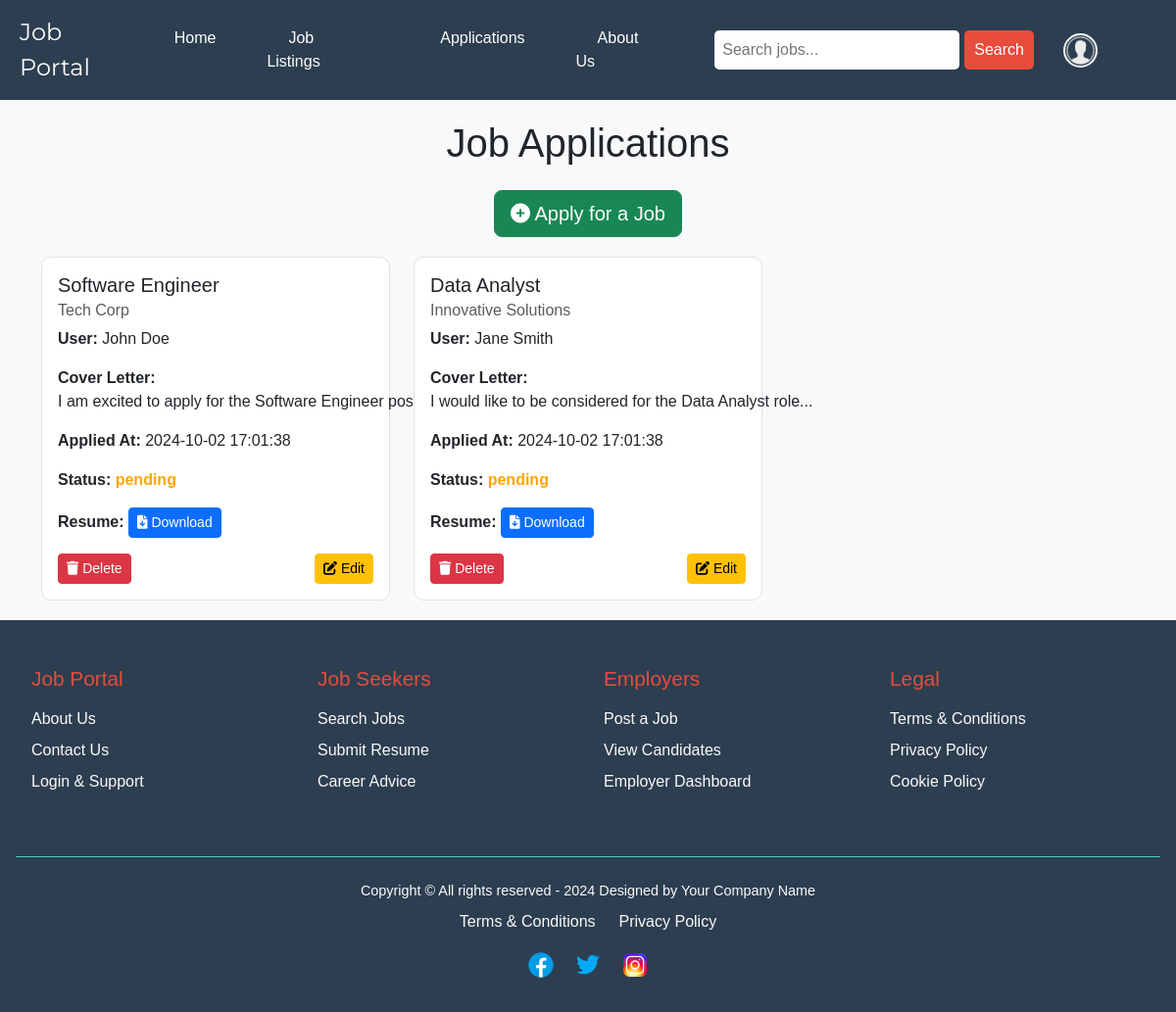
The app's page /applications.php (signed in) with its own data.
### tables this page shows
CREATE TABLE `applications` (
  `application_id` INT(11) NOT NULL AUTO_INCREMENT COMMENT 'Unique ID for each application',
  `user_id` INT(11) NOT NULL COMMENT 'ID of the user applying for the job, references users table',
  `job_id` INT(11) NOT NULL COMMENT 'ID of the job being applied to, references jobs table',
  `cover_letter` TEXT DEFAULT NULL COMMENT 'Optional cover letter submitted with the application',
  `applied_at` TIMESTAMP NOT NULL DEFAULT CURRENT_TIMESTAMP COMMENT 'Timestamp when the application was submitted',
  `status` ENUM('pending', 'reviewed', 'accepted', 'rejected') DEFAULT 'pending' COMMENT 'Status of the job application',
  PRIMARY KEY (`application_id`),
  CONSTRAINT `fk_user_id` FOREIGN KEY (`user_id`) REFERENCES `users`(`id`) ON DELETE CASCADE ON UPDATE CASCADE,
  CONSTRAINT `fk_job_id` FOREIGN KEY (`job_id`) REFERENCES `jobs`(`job_id`) ON DELETE CASCADE ON UPDATE CASCADE,
  INDEX `idx_user_id` (`user_id`),
  INDEX `idx_job_id` (`job_id`)
);

CREATE TABLE `jobs` (
  `job_id` int(11) NOT NULL AUTO_INCREMENT,
  `company_id` int(11) NOT NULL,
  `job_title` varchar(255) NOT NULL,
  `description` text NOT NULL,
  `location` varchar(255) NOT NULL,
  `salary` decimal(10,2) DEFAULT NULL,
  `posted_at` timestamp NOT NULL DEFAULT current_timestamp(),
  PRIMARY KEY (`job_id`),
  FOREIGN KEY (`company_id`) REFERENCES `companies`(`company_id`) ON DELETE CASCADE
);

CREATE TABLE `companies` (
  `company_id` int(11) NOT NULL AUTO_INCREMENT,
  `company_name` varchar(255) NOT NULL,
  `email` varchar(100) NOT NULL UNIQUE,
  `address` text NOT NULL,
  `contact_number` varchar(20) DEFAULT NULL,
  `created_at` timestamp NOT NULL DEFAULT current_timestamp(),
  `updated_at` timestamp NOT NULL DEFAULT current_timestamp() ON UPDATE current_timestamp(),
  PRIMARY KEY (`company_id`)
);

CREATE TABLE `users` (
  `id` int(11) NOT NULL AUTO_INCREMENT,
  `name` varchar(100) NOT NULL,
  `email` varchar(100) NOT NULL UNIQUE,
  `password` varchar(255) NOT NULL,
  `phone_number` varchar(20) DEFAULT NULL,
  `type` tinyint(1) NOT NULL DEFAULT 0 COMMENT '0 for client, 1 for admin',
  `created_at` timestamp NOT NULL DEFAULT current_timestamp(),
  `updated_at` timestamp NOT NULL DEFAULT current_timestamp() ON UPDATE current_timestamp(),
  PRIMARY KEY (`id`)
);

### applications.php (the view, shortened to what this page needs)
<?php
include('navBar.php');
$query = "SELECT a.application_id, a.cover_letter, a.applied_at, a.status,
                 u.name AS user_name, j.job_title, c.company_name, a.resume_file
          FROM applications a
          JOIN users u ON a.user_id = u.id
          JOIN jobs j ON a.job_id = j.job_id
          JOIN companies c ON a.company_id = c.company_id";
$result = mysqli_query($con, $query);
?>
<!DOCTYPE html>
<html lang="en">
<head>
    <link rel="stylesheet" href="https://cdnjs.cloudflare.com/ajax/libs/font-awesome/6.0.0-beta3/css/all.min.css">
    <link rel="stylesheet" href="https://cdnjs.cloudflare.com/ajax/libs/bootstrap/5.3.0/css/bootstrap.min.css">
</head>
<body>
<div class="container">
    <h1 class="text-center mb-4">Job Applications</h1>
    <div class="text-center apply-button">
        <a href="apply.php" class="btn btn-success btn-lg">
            <i class="fas fa-plus-circle"></i> Apply for a Job
        </a>
    </div>
    <div class="row">
        <?php while ($row = mysqli_fetch_assoc($result)) : ?>
            <div class="col-md-4">
                <div class="card">
                    <div class="card-body">
                        <h5 class="card-title"><?php echo htmlspecialchars($row['job_title']); ?></h5>
                        <h6 class="card-subtitle mb-2 text-muted"><?php echo htmlspecialchars($row['company_name']); ?></h6>
                        <p class="card-text"><strong>User:</strong> <?php echo htmlspecialchars($row['user_name']); ?></p>
                        <p class="card-text"><strong>Cover Letter:</strong> <span class="cover-letter" title="<?php echo htmlspecialchars($row['cover_letter']); ?>"><?php echo htmlspecialchars($row['cover_letter']); ?></span></p>
                        <p class="card-text"><strong>Applied At:</strong> <?php echo htmlspecialchars($row['applied_at']); ?></p>
                        <p class="card-text">
                            <strong>Status:</strong>
                            <?php
                                $status = htmlspecialchars($row['status']);
                                if (strcasecmp($status, 'accepted') === 0) {
                                    echo "<span class='status-accepted'>$status</span>";
                                } elseif (strcasecmp($status, 'rejected') === 0) {
                                    echo "<span class='status-rejected'>$status</span>";
                                } else {
                                    echo "<span class='status-pending'>$status</span>";
                                }
                            ?>
                        </p>
                        <p class="card-text">
                            <strong>Resume:</strong>
                            <?php if (!empty($row['resume_file'])) : ?>
                                <a href="<?php echo htmlspecialchars($row['resume_file']); ?>" class="btn btn-primary btn-sm" download>
                                    <i class="fas fa-file-download"></i> Download
                                </a>
                            <?php else : ?>
                                No Resume
                            <?php endif; ?>
                        </p>
                        <div class="d-flex justify-content-between">
                            <form action="" method="POST" onsubmit="return confirm('Are you sure you want to delete this application?');">
                                <button type="submit" class="btn btn-danger btn-sm">
                                    <i class="fas fa-trash"></i> Delete
                                </button>
                            </form>
                            <?php if (strcasecmp($row['status'], 'accepted') !== 0) : ?>
                                <a href="edit_application.php?application_id=<?php echo htmlspecialchars($row['application_id']); ?>" class="btn btn-warning btn-sm">
                                    <i class="fas fa-edit"></i> Edit
                                </a>
                            <?php endif; ?>
                        </div>
                    </div>
                </div>
            </div>
        <?php endwhile; ?>
    </div>
</div>
<?php
include('footer.php');
?>
</body>
</html>

### navbar.php (style rules this page uses)
body { margin: 0; font-family: 'Open Sans', sans-serif; background-color: #FAFAFA; }

### applications.php (style rules this page uses)
body { background-color: #f8f9fa; font-family: Arial, sans-serif; }
.container { margin-top: 20px; }
.card { border: 1px solid #dee2e6; border-radius: 10px; margin-bottom: 20px; transition: box-shadow 0.3s; }
.status-pending { color: orange; font-weight: bold; }
.cover-letter { max-width: 200px; overflow: hidden; text-overflow: ellipsis; white-space: nowrap; }
.apply-button { margin-bottom: 20px; }

### records on screen
applications: job.job_title "Software Engineer", company.company_name "Tech Corp", user.name "John Doe", cover_letter "I am excited to apply for the Software Engineer position...", applied_at "2024-10-02 17:01:38", status "pending"
applications: job.job_title "Data Analyst", company.company_name "Innovative Solutions", user.name "Jane Smith", cover_letter "I would like to be considered for the Data Analyst role...", applied_at "2024-10-02 17:01:38", status "pending"
